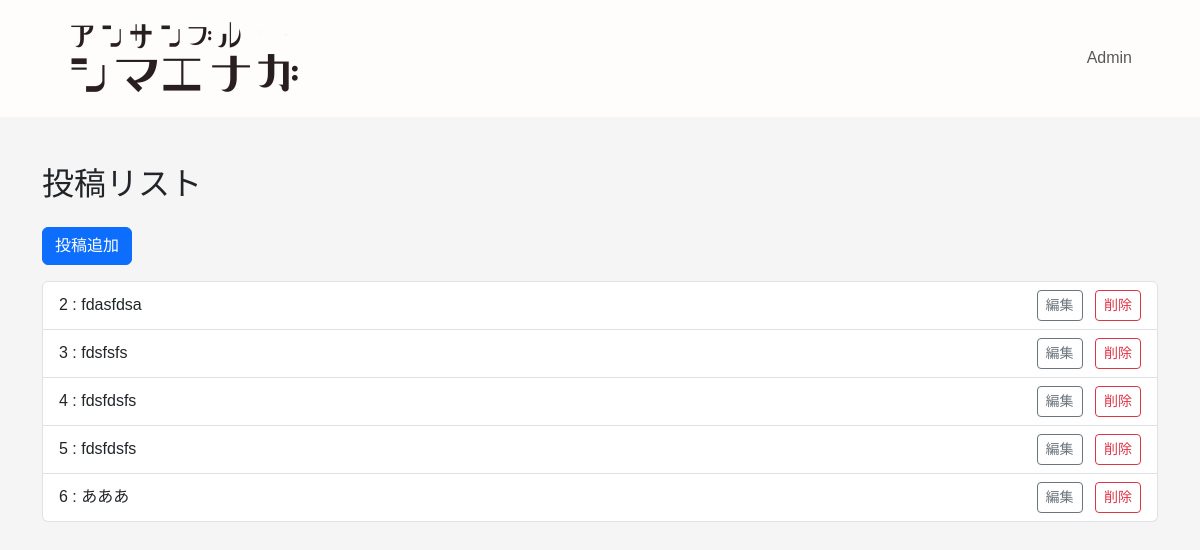
Page /admin/note (signed in) on the committed database.
### app/models/models.py (models this page shows)
class Note(db.Model):
    __tablename__ = "note"
    id = db.Column(db.Integer, primary_key=True, autoincrement=True)
    title = db.Column(db.String(64), nullable=False)
    content = db.Column(db.Text, nullable=False)
    date = db.Column(db.Date, default=date.today, nullable=False)
    media = db.Column(db.String(16))
    url = db.Column(db.String(255))
    images = db.relationship("NoteImage", backref="note", cascade="all, delete-orphan")
    tags = db.relationship("Tag", secondary=note_tags, back_populates="note")
    view_count = db.Column(db.Integer, default=0, nullable=False)

### app/routes/routes.py (the view)
@main_bp.route("/admin/note")
@login_required
def kawagutisan():
    note = Note.query.all()
    return render_template("note_list.html", note=note)

### app/templates/note_list.html (shortened to what this page needs)
{% extends "layout_admin.html" %}
{% block content %}
<div class="container py-5">
  <h1 class="fs-2 mb-4">投稿リスト</h1>
  <a href="{{ url_for('main.create_note') }}" class="btn btn-primary mb-3">投稿追加</a>
  <ul class="list-group">
    {% for page in note %}
      <li class="list-group-item d-flex justify-content-between align-items-center">
        <div>{{ page.id }} : {{ page.title }}</div>
        {% if current_user.id == "taiyo" %}
          <div>
            <a href="{{ url_for('main.edit_note', id=page.id) }}" class="btn btn-sm btn-outline-secondary me-2">編集</a>
            <a href="{{ url_for('main.delete_note', id=page.id) }}" class="btn btn-sm btn-outline-danger">削除</a>
          </div>
        {% endif %}
      </li>
    {% endfor %}
  </ul>
</div>
{% endblock %}

### app/static/css/layout.css (style rules this page uses)
html { height: 100%; }
body { background-color: #d0e7e1; font-family: "游ゴシック体", YuGothic, "游ゴシック Medium", "Yu Gothic Medium","游ゴシック", "Yu Gothic", sans-serif; line-height: 1.8; display: flex; flex-direction: column; height: 100%; }
* { box-sizing: border-box; }
ul { list-style: none; padding: 0; }
a { text-decoration: none !important; }

### rows in the picture
Note: id "2", title "fdasfdsa"
Note: id "3", title "fdsfsfs"
Note: id "4", title "fdsfdsfs"
Note: id "5", title "fdsfdsfs"
Note: id "6", title "あああ"
